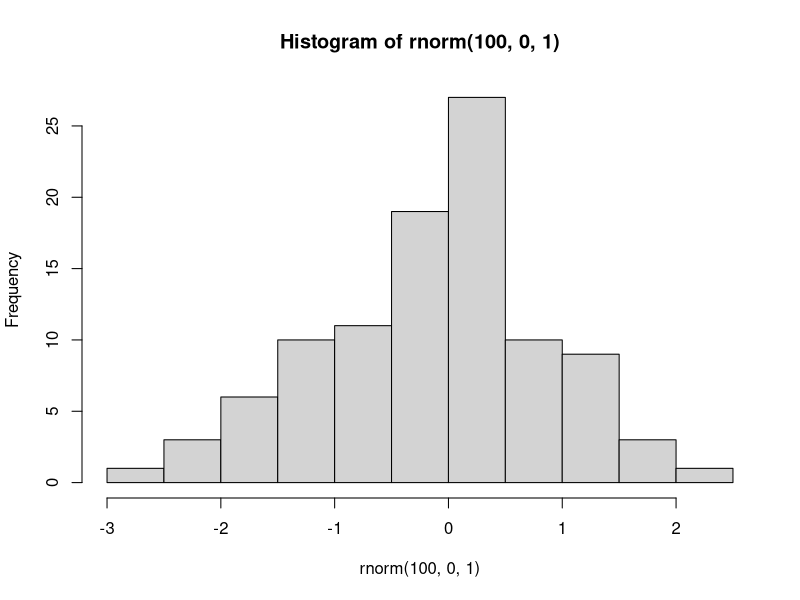
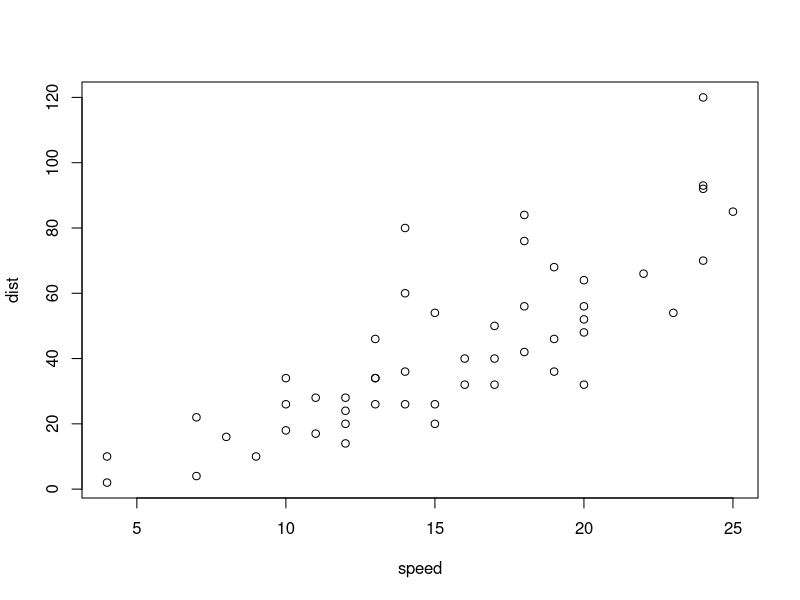

Recreate these plots in R, in order.
## ---- chunk 1

random_number <- runif(1, 0, 10^8)
set.seed(seed = random_number)
hist(rnorm(100,0,1))
summary(cars)

## ---- chunk 2
plot(cars)
